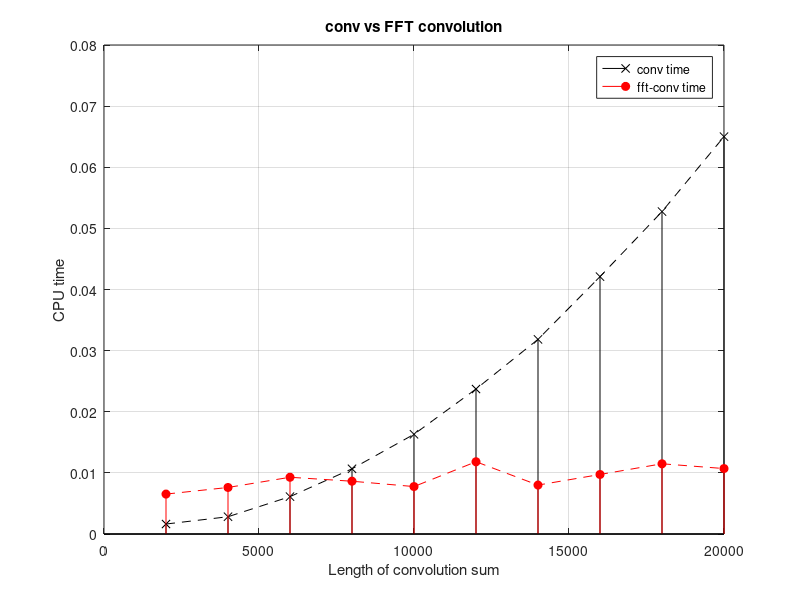

The MATLAB source for this figure:
%% 
% Example 11.26
%%
ind=input('fft vs dft (1) or conv and conv(ffT)(2)?  ')
if ind==1,
% fft vs dft
    clf; clear all
    time=zeros(1,5); time1=zeros(1,5);
    for r=8:12,
        N(r)=2^r;i=r-7;
        % fft elapsed time
        t=tic; X1=fft(ones(1,N(r)),N(r)); time(i)=toc(t);
        % dft elapsed time
        t=tic; Y1=dft(ones(N(r),1),N(r)); time1(i)=toc(t);
        % difference fft and dft
        sum(X1-Y1')
    end
    n=8:12;
    figure(1)
    stem(n,log10(time*10^6),'filled');title('FFT vs DFT')
    hold on
    stem(n,log10(time1),'r','filled')
    axis([7.99 12 -1 6])
    xlabel('n=log_2(N)'); ylabel('CPU time (sec)')
    grid; legend('6 log_{10}(fft time)', 'log_{10}(dft time)')
    hold on
    plot(n,log10(time1),'r--')
    hold off
else
% comparison of conv and fft
    clear all
    time1=zeros(1,10);time2=time1;
    for i=1:10,
      NN=1000*i; x=ones(1,NN);
    % elapsed time for convolution using conv
      t1=tic; y=conv(x,x); time1(i)=toc(t1);
    % elapsed time for convolution using fft
      x=[x zeros(1,NN)]; t2=tic; X=fft(x); X=fft(x); Y=X.*X; y1=real(ifft(Y));
      time2(i)=toc(t2);
    end
    n=1:10;n=2000*n;
    figure(3)
    stem(n,time1,'kx');title('conv vs FFT convolution')
    hold on
    stem(n,time2,'r','filled')
    hold on
    plot(n,time1,'k--'); hold on; plot(n,time2,'r--');grid
    legend('conv time','fft-conv time')
    xlabel('Length of convolution sum')
    ylabel('CPU time')
end
